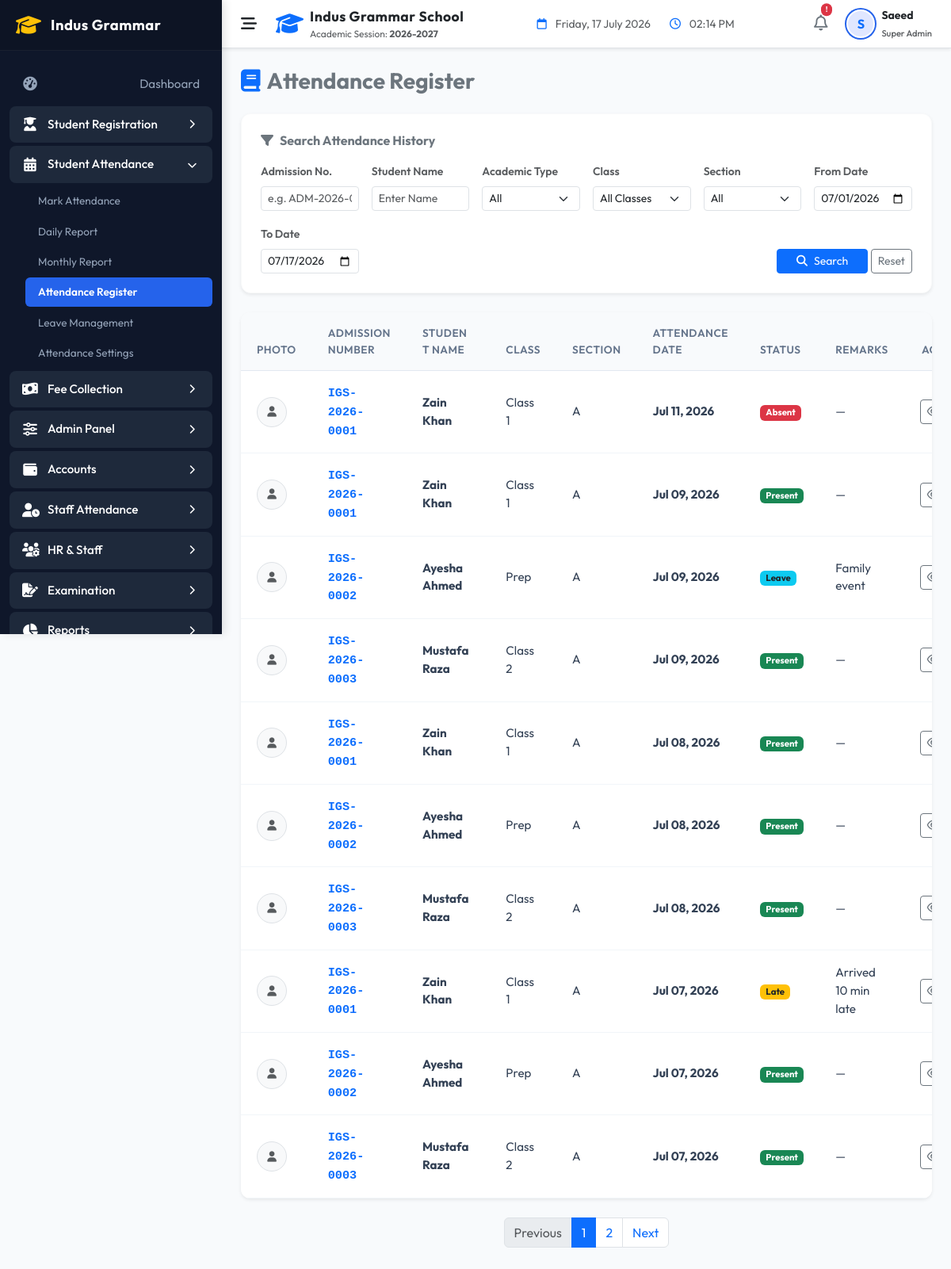
The page /indus-grammar-school-erp/modules/attendance/reports.php (signed in) on the database its author committed.
### tables this page shows
CREATE TABLE `attendance` (
  `id` int NOT NULL AUTO_INCREMENT,
  `student_id` int NOT NULL,
  `class_id` int NOT NULL,
  `date` date NOT NULL,
  `status` enum('Present','Absent','Late','Leave') NOT NULL DEFAULT 'Present',
  `remarks` varchar(255) DEFAULT NULL,
  `marked_by` int DEFAULT NULL,
  `created_at` timestamp NULL DEFAULT CURRENT_TIMESTAMP,
  PRIMARY KEY (`id`),
  UNIQUE KEY `idx_student_date` (`student_id`,`date`),
  KEY `marked_by` (`marked_by`),
  KEY `idx_attendance_class_date` (`class_id`,`date`),
  KEY `idx_attendance_status` (`status`),
  CONSTRAINT `attendance_ibfk_1` FOREIGN KEY (`student_id`) REFERENCES `students` (`id`) ON DELETE CASCADE,
  CONSTRAINT `attendance_ibfk_2` FOREIGN KEY (`class_id`) REFERENCES `classes` (`id`),
  CONSTRAINT `attendance_ibfk_3` FOREIGN KEY (`marked_by`) REFERENCES `users` (`id`) ON DELETE SET NULL
);

CREATE TABLE `students` (
  `id` int NOT NULL AUTO_INCREMENT,
  `admission_no` varchar(30) NOT NULL,
  `first_name` varchar(50) NOT NULL,
  `last_name` varchar(50) NOT NULL,
  `gender` enum('Male','Female','Other') NOT NULL,
  `date_of_birth` date NOT NULL,
  `enrollment_date` date NOT NULL,
  `class_id` int DEFAULT NULL,
  `status` enum('Active','Inactive','Suspended') DEFAULT 'Active',
  `guardian_name` varchar(100) NOT NULL,
  `guardian_phone` varchar(20) NOT NULL,
  `guardian_email` varchar(100) DEFAULT NULL,
  `address` text NOT NULL,
  `created_at` timestamp NULL DEFAULT CURRENT_TIMESTAMP,
  `updated_at` timestamp NULL DEFAULT CURRENT_TIMESTAMP ON UPDATE CURRENT_TIMESTAMP,
  `academic_type` varchar(50) NOT NULL DEFAULT 'School',
  `school_class` varchar(100) DEFAULT NULL,
  `school_section` varchar(50) DEFAULT NULL,
  `academy_program` varchar(100) DEFAULT NULL,
  `academy_batch` varchar(100) DEFAULT NULL,
  PRIMARY KEY (`id`),
  UNIQUE KEY `admission_no` (`admission_no`),
  KEY `idx_students_class` (`class_id`),
  KEY `idx_students_status` (`status`),
  KEY `idx_students_name` (`first_name`,`last_name`),
  CONSTRAINT `students_ibfk_1` FOREIGN KEY (`class_id`) REFERENCES `classes` (`id`)
);

CREATE TABLE `classes` (
  `id` int NOT NULL AUTO_INCREMENT,
  `class_name` varchar(50) NOT NULL,
  `section` varchar(10) NOT NULL,
  `created_at` timestamp NULL DEFAULT CURRENT_TIMESTAMP,
  PRIMARY KEY (`id`),
  UNIQUE KEY `idx_class_section` (`class_name`,`section`)
);

### indus-grammar-school-erp/helpers/helpers.php (called while the page is built, shortened)
<?php
function sanitize($data) {
    if (is_array($data)) {
        foreach ($data as $key => $value) {
            $data[$key] = sanitize($value);
        }
    } else {
        $data = trim($data);
        $data = stripslashes($data);
        $data = htmlspecialchars($data, ENT_QUOTES, 'UTF-8');
    }
    return $data;
}
function displayValue($val, string $default = '—'): string {
    return (!isset($val) || trim((string)$val) === '') ? htmlspecialchars($default) : htmlspecialchars((string)$val);
}

### indus-grammar-school-erp/modules/attendance/reports.php (the view, shortened to what this page needs)
<?php
$db = Database::getConnection();
$search_admission = sanitize($_GET['search_admission'] ?? '');
$search_name = sanitize($_GET['search_name'] ?? '');
$search_academic_type = sanitize($_GET['search_academic_type'] ?? '');
$search_class = sanitize($_GET['search_class'] ?? '');
$search_section = sanitize($_GET['search_section'] ?? '');
$from_date = sanitize($_GET['from_date'] ?? date('Y-m-01'));
$to_date = sanitize($_GET['to_date'] ?? date('Y-m-d'));
$view_student_id = (int)($_GET['view_student_id'] ?? 0);
$limit = 10;
$page = (int)($_GET['page'] ?? 1);
$offset = ($page - 1) * $limit;
$where = " WHERE 1=1";
$params = [];
if ($from_date !== '' && $to_date !== '') {
    $where .= " AND a.date BETWEEN :from_date AND :to_date";
    $params['from_date'] = $from_date;
    $params['to_date'] = $to_date;
}
$logs = [];
$totalEntries = 0;
try {
    $stmtCount = $db->prepare("
        SELECT COUNT(*)
        FROM attendance a
        JOIN students s ON a.student_id = s.id
        LEFT JOIN classes c ON a.class_id = c.id
        $where
    ");
    $stmtCount->execute($params);
    $totalEntries = (int)$stmtCount->fetchColumn();
    $stmtData = $db->prepare("
        SELECT a.*, s.admission_no, s.first_name, s.last_name, s.academic_type, s.school_class, s.school_section,
               c.class_name, c.section, d.doc_student_photo, d.roll_no
        FROM attendance a
        JOIN students s ON a.student_id = s.id
        LEFT JOIN classes c ON a.class_id = c.id
        LEFT JOIN student_registration_details d ON s.id = d.student_id
        $where
        ORDER BY a.date DESC, s.admission_no ASC
        LIMIT :limit OFFSET :offset
    ");
    foreach ($params as $k => $v) {
        $stmtData->bindValue($k, $v);
    }
    $stmtData->bindValue('limit', $limit, PDO::PARAM_INT);
    $stmtData->bindValue('offset', $offset, PDO::PARAM_INT);
    $stmtData->execute();
    $logs = $stmtData->fetchAll(PDO::FETCH_ASSOC);
} catch (Exception $e) {
    error_log("Attendance register querying error: " . $e->getMessage());
}
$totalPages = ceil($totalEntries / $limit);
include_once __DIR__ . '/../../includes/header.php';
?>
<div class="row mb-4 align-items-center d-print-none">
    <div class="col-sm-6">
        <h3 class="fw-bold text-secondary mb-0"><i class="fa-solid fa-book me-2 text-primary"></i>Attendance Register</h3>
    </div>
</div>
<div class="card border border-light shadow-sm bg-white p-4 mb-4 d-print-none" style="border-radius:12px;">
    <h6 class="fw-bold text-secondary mb-3"><i class="fa-solid fa-filter me-2"></i>Search Attendance History</h6>
    <form method="GET" action="reports.php" id="searchForm" class="row g-3">
        <div class="col-md-2">
            <label class="form-label small fw-semibold text-muted">Admission No.</label>
            <input type="text" class="form-control form-control-sm" name="search_admission" value="<?php echo htmlspecialchars($search_admission); ?>" placeholder="e.g. ADM-2026-0001">
        </div>
        <div class="col-md-2">
            <label class="form-label small fw-semibold text-muted">Student Name</label>
            <input type="text" class="form-control form-control-sm" name="search_name" value="<?php echo htmlspecialchars($search_name); ?>" placeholder="Enter Name">
        </div>
        <div class="col-md-2">
            <label class="form-label small fw-semibold text-muted">Academic Type</label>
            <select class="form-select form-select-sm" name="search_academic_type">
                <option value="">All</option>
            </select>
        </div>
        <div class="col-md-2">
            <label class="form-label small fw-semibold text-muted">Class</label>
            <select class="form-select form-select-sm" name="search_class">
                <option value="">All Classes</option>
            </select>
        </div>
        <div class="col-md-2">
            <label class="form-label small fw-semibold text-muted">Section</label>
            <select class="form-select form-select-sm" name="search_section">
                <option value="">All</option>
            </select>
        </div>
        <div class="col-md-2">
            <label class="form-label small fw-semibold text-muted">From Date</label>
            <input type="date" class="form-control form-control-sm" name="from_date" value="<?php echo $from_date; ?>">
        </div>
        <div class="col-md-2">
            <label class="form-label small fw-semibold text-muted">To Date</label>
            <input type="date" class="form-control form-control-sm" name="to_date" value="<?php echo $to_date; ?>">
        </div>
        <div class="col-md-10 text-end align-self-end mt-4">
            <button type="submit" id="searchBtn" class="btn btn-sm btn-primary px-4"><i class="fa-solid fa-search me-2"></i>Search</button>
            <a href="reports.php" class="btn btn-sm btn-outline-secondary">Reset</a>
        </div>
    </form>
</div>
<div class="card border-0 shadow-sm bg-white mb-4" style="border-radius:12px; overflow:hidden;">
    <div class="table-responsive">
        <table class="table custom-table table-hover align-middle mb-0">
            <thead>
                <tr>
                    <th width="80">Photo</th>
                    <th>Admission Number</th>
                    <th>Student Name</th>
                    <th>Class</th>
                    <th>Section</th>
                    <th>Attendance Date</th>
                    <th>Status</th>
                    <th>Remarks</th>
                    <th class="text-end d-print-none">Actions</th>
                </tr>
            </thead>
            <tbody>
                <?php if (empty($logs)): ?>
                    <tr>
                        <td colspan="9" class="text-center py-4 text-muted">No attendance logs found.</td>
                    </tr>
                <?php else: foreach ($logs as $row): ?>
                    <tr>
                        <td>
                            <div class="avatar-small border rounded-circle d-flex align-items-center justify-content-center bg-light" style="width: 38px; height: 38px; overflow:hidden;">
                                <?php if (!empty($row['doc_student_photo'])): ?>
                                    <img src="<?php echo APP_URL . '/' . $row['doc_student_photo']; ?>" style="width:100%; height:100%; object-fit:cover;">
                                <?php else: ?>
                                    <i class="fa-solid fa-user text-muted small"></i>
                                <?php endif; ?>
                            </div>
                        </td>
                        <td><strong class="text-primary font-monospace"><?php echo sanitize($row['admission_no']); ?></strong></td>
                        <td class="fw-bold"><?php echo sanitize($row['first_name'] . ' ' . $row['last_name']); ?></td>
                        <td><?php echo sanitize($row['class_name'] ?: $row['school_class'] ?: '—'); ?></td>
                        <td><?php echo sanitize($row['section'] ?: $row['school_section'] ?: '—'); ?></td>
                        <td><strong><?php echo date('M d, Y', strtotime($row['date'])); ?></strong></td>
                        <td>
                            <?php
                            $status = $row['status'];
                            $badge = 'bg-secondary';
                            if ($status === 'Present') $badge = 'bg-success';
                            elseif ($status === 'Absent') $badge = 'bg-danger';
                            elseif ($status === 'Late') $badge = 'bg-warning text-dark';
                            elseif ($status === 'Leave') $badge = 'bg-info text-dark';
                            ?>
                            <span class="badge <?php echo $badge; ?>"><?php echo sanitize($status); ?></span>
                        </td>
                        <td><?php echo displayValue($row['remarks']); ?></td>
                        <td class="text-end d-print-none">
                            <div class="btn-group">
                                <a href="reports.php?view_student_id=<?php echo $row['student_id']; ?>&from_date=<?php echo $from_date; ?>&to_date=<?php echo $to_date; ?>" class="btn btn-outline-secondary btn-sm" title="View Summary"><i class="fa-regular fa-eye"></i></a>
                            </div>
                        </td>
                    </tr>
                <?php endforeach; endif; ?>
            </tbody>
        </table>
    </div>
</div>
<?php if ($totalPages > 1): ?>
    <nav aria-label="Page navigation" class="mb-4 d-print-none">
        <ul class="pagination justify-content-center">
            <li class="page-item <?php echo ($page <= 1) ? 'disabled' : ''; ?>">
                <a class="page-link" href="?page=<?php echo $page - 1; ?>&from_date=<?php echo $from_date; ?>&to_date=<?php echo $to_date; ?><?php echo $search_admission ? '&search_admission='.$search_admission : ''; ?><?php echo $search_name ? '&search_name='.$search_name : ''; ?><?php echo $search_academic_type ? '&search_academic_type='.$search_academic_type : ''; ?><?php echo $search_class ? '&search_class='.$search_class : ''; ?><?php echo $search_section ? '&search_section='.$search_section : ''; ?><?php echo $view_student_id ? '&view_student_id='.$view_student_id : ''; ?>">Previous</a>
            </li>
            <?php for ($i = 1; $i <= $totalPages; $i++): ?>
                <li class="page-item <?php echo ($page == $i) ? 'active' : ''; ?>">
                    <a class="page-link" href="?page=<?php echo $i; ?>&from_date=<?php echo $from_date; ?>&to_date=<?php echo $to_date; ?><?php echo $search_admission ? '&search_admission='.$search_admission : ''; ?><?php echo $search_name ? '&search_name='.$search_name : ''; ?><?php echo $search_academic_type ? '&search_academic_type='.$search_academic_type : ''; ?><?php echo $search_class ? '&search_class='.$search_class : ''; ?><?php echo $search_section ? '&search_section='.$search_section : ''; ?><?php echo $view_student_id ? '&view_student_id='.$view_student_id : ''; ?>"><?php echo $i; ?></a>
                </li>
            <?php endfor; ?>
            <li class="page-item <?php echo ($page >= $totalPages) ? 'disabled' : ''; ?>">
                <a class="page-link" href="?page=<?php echo $page + 1; ?>&from_date=<?php echo $from_date; ?>&to_date=<?php echo $to_date; ?><?php echo $search_admission ? '&search_admission='.$search_admission : ''; ?><?php echo $search_name ? '&search_name='.$search_name : ''; ?><?php echo $search_academic_type ? '&search_academic_type='.$search_academic_type : ''; ?><?php echo $search_class ? '&search_class='.$search_class : ''; ?><?php echo $search_section ? '&search_section='.$search_section : ''; ?><?php echo $view_student_id ? '&view_student_id='.$view_student_id : ''; ?>">Next</a>
            </li>
        </ul>
    </nav>
<?php endif; ?>
<?php
include_once __DIR__ . '/../../includes/footer.php';
?>

### indus-grammar-school-erp/assets/css/style.css (style rules this page uses)
:root { --primary-color: #2563eb; --primary-hover: #1d4ed8; --primary-light: #eff6ff; --secondary-color: #0f172a; --bg-light: #f8fafc; --bg-sidebar: #0f172a; --sidebar-text: #94a3b8; --sidebar-active: #ffffff; --sidebar-hover-bg: #1e293b; --card-shadow: 0 4px 6px -1px rgb(0 0 0 / 0.1), 0 2px 4px -2px rgb(0 0 0 / 0.1); --card-hover-shadow: 0 10px 15px -3px rgb(0 0 0 / 0.1), 0 4px 6px -4px rgb(0 0 0 / 0.1); --border-color: #e2e8f0; --text-main: #334155; --text-muted: #64748b; --font-family: 'Outfit', sans-serif; --sidebar-width: 280px; --sidebar-collapsed-width: 70px; --transition-speed: 0.3s; }
body { font-family: var(--font-family); background-color: var(--bg-light); color: var(--text-main); overflow-x: hidden; }
.custom-table { margin-bottom: 0; }
.custom-table th { background-color: #f8fafc; font-weight: 600; color: var(--text-muted); font-size: 0.85rem; text-transform: uppercase; letter-spacing: 0.5px; padding: 16px 20px; border-bottom: 1px solid var(--border-color); }
.custom-table td { padding: 16px 20px; vertical-align: middle; color: var(--text-main); font-size: 0.95rem; border-bottom: 1px solid #f1f5f9; }

### rows shown on the page
attendance: student.admission_no "IGS-2026-0001", student.last_name "Zain Khan", class.class_name "Class 1", class.section "A", date "Jul 11, 2026", status "Absent", remarks "—"
attendance: student.admission_no "IGS-2026-0001", student.last_name "Zain Khan", class.class_name "Class 1", class.section "A", date "Jul 09, 2026", status "Present", remarks "—"
attendance: student.admission_no "IGS-2026-0002", student.last_name "Ayesha Ahmed", class.class_name "Prep", class.section "A", date "Jul 09, 2026", status "Leave", remarks "Family event"
attendance: student.admission_no "IGS-2026-0003", student.last_name "Mustafa Raza", class.class_name "Class 2", class.section "A", date "Jul 09, 2026", status "Present", remarks "—"
attendance: student.admission_no "IGS-2026-0001", student.last_name "Zain Khan", class.class_name "Class 1", class.section "A", date "Jul 08, 2026", status "Present", remarks "—"
attendance: student.admission_no "IGS-2026-0002", student.last_name "Ayesha Ahmed", class.class_name "Prep", class.section "A", date "Jul 08, 2026", status "Present", remarks "—"
attendance: student.admission_no "IGS-2026-0003", student.last_name "Mustafa Raza", class.class_name "Class 2", class.section "A", date "Jul 08, 2026", status "Present", remarks "—"
attendance: student.admission_no "IGS-2026-0001", student.last_name "Zain Khan", class.class_name "Class 1", class.section "A", date "Jul 07, 2026", status "Late", remarks "Arrived 10 min late"
attendance: student.admission_no "IGS-2026-0002", student.last_name "Ayesha Ahmed", class.class_name "Prep", class.section "A", date "Jul 07, 2026", status "Present", remarks "—"
attendance: student.admission_no "IGS-2026-0003", student.last_name "Mustafa Raza", class.class_name "Class 2", class.section "A", date "Jul 07, 2026", status "Present", remarks "—"

### other values the page prints
CURRENT_ACADEMIC_YEAR "2026-2027"
substr($currentUser['username'] ?? 'U', 0, 1) "S"
$currentUser['role_name'] "Super Admin"
